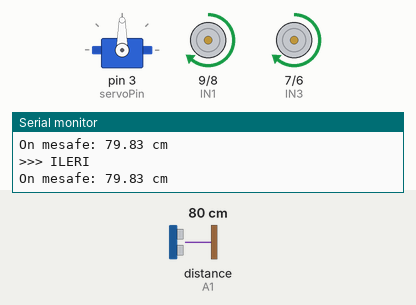
Simulated run of this sketch. Board: Arduino Uno, built with avr-gcc and run on an emulated ATmega328P. Shown: servo, motor-driver pin pairs drawn as motors (green arrow = first pin HIGH = forward, orange = second pin HIGH = backward, longer = more drive, scaled by the enable pin), the last lines printed to the serial monitor. Wiring (inferred from the names in the program): ultrasonic range finder: trigger A0; echo A1. The inputs (shaded band) are chosen by the test bench; at power-on: distance to the obstacle (sensor on A1) 80 cm. The echo pulse lasts 58.3 µs per cm.

Above: at 2.2 s.
2.3 s: distance to the obstacle (sensor on A1) set to 29 cm
3.8 s: distance to the obstacle (sensor on A1) set to 23 cm
At 5.52 s:
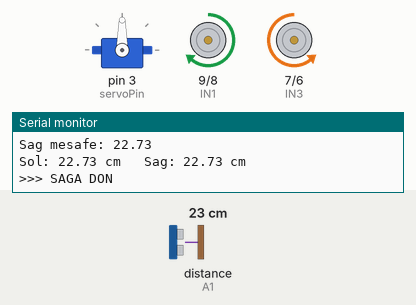
6.8 s: distance to the obstacle (sensor on A1) set to 2 cm
9.8 s: distance to the obstacle (sensor on A1) set to 60 cm
At 10.34 s:
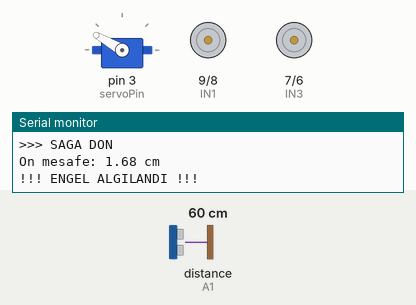
12.8 s: distance to the obstacle (sensor on A1) set to 4 cm
At 13.95 s:
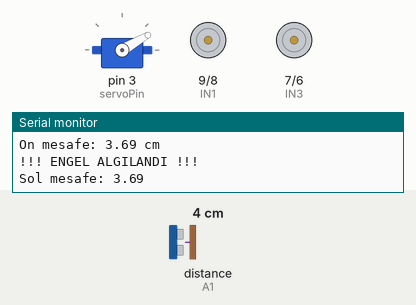
Timing chart, 0 to 16.8 s (numbered marks = the images above; inputs shaded):
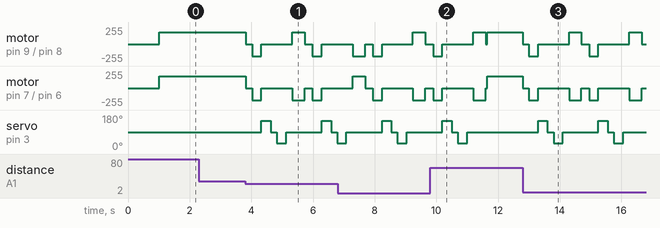

The sketch:

engelden_kacan_robot.ino
```cpp
/*
 * Engelden Kaçan Robot
 * Ultrasonik sensör ile engel algılama ve kaçınma
 *
 * Devre Bağlantısı:
 * HC-SR04 VCC -> 5V
 * HC-SR04 TRIG -> A0
 * HC-SR04 ECHO -> A1
 * HC-SR04 GND -> GND
 *
 * Servo (Radar):
 * Kahverengi -> GND
 * Kırmızı -> 5V
 * Turuncu -> Pin 3
 *
 * Motor A (Sol) - L298N:
 * ENA -> Pin 10 (PWM)
 * IN1 -> Pin 9
 * IN2 -> Pin 8
 *
 * Motor B (Sağ) - L298N:
 * ENB -> Pin 5 (PWM)
 * IN3 -> Pin 7
 * IN4 -> Pin 6
 */

#include <Servo.h>

// Ultrasonik sensör pinleri
const int trigPin = A0;
const int echoPin = A1;

// Servo (radar için)
Servo radar;
const int servoPin = 3;

// Motor A (Sol)
const int ENA = 10;
const int IN1 = 9;
const int IN2 = 8;

// Motor B (Sağ)
const int ENB = 5;
const int IN3 = 7;
const int IN4 = 6;

// Ayarlar
int hiz = 180;  // Motor hızı (0-255)
const int ESIK_MESAFE = 25;  // cm - bu mesafeden yakınsa engel var

void setup() {
  // Ultrasonik sensör
  pinMode(trigPin, OUTPUT);
  pinMode(echoPin, INPUT);

  // Servo
  radar.attach(servoPin);
  radar.write(90);  // İleri bak

  // Motor pinleri
  pinMode(ENA, OUTPUT);
  pinMode(IN1, OUTPUT);
  pinMode(IN2, OUTPUT);
  pinMode(ENB, OUTPUT);
  pinMode(IN3, OUTPUT);
  pinMode(IN4, OUTPUT);

  Serial.begin(9600);
  Serial.println("Engelden Kacan Robot");
  Serial.println("====================");

  delay(1000);  // Başlangıç gecikmesi
}

float mesafeOlc() {
  digitalWrite(trigPin, LOW);
  delayMicroseconds(2);
  digitalWrite(trigPin, HIGH);
  delayMicroseconds(10);
  digitalWrite(trigPin, LOW);

  long sure = pulseIn(echoPin, HIGH, 30000);
  return sure / 58.2;
}

void ileri() {
  digitalWrite(IN1, HIGH);
  digitalWrite(IN2, LOW);
  digitalWrite(IN3, HIGH);
  digitalWrite(IN4, LOW);
  analogWrite(ENA, hiz);
  analogWrite(ENB, hiz);
}

void geri() {
  digitalWrite(IN1, LOW);
  digitalWrite(IN2, HIGH);
  digitalWrite(IN3, LOW);
  digitalWrite(IN4, HIGH);
  analogWrite(ENA, hiz);
  analogWrite(ENB, hiz);
}

void sol() {
  digitalWrite(IN1, LOW);
  digitalWrite(IN2, HIGH);
  digitalWrite(IN3, HIGH);
  digitalWrite(IN4, LOW);
  analogWrite(ENA, hiz);
  analogWrite(ENB, hiz);
}

void sag() {
  digitalWrite(IN1, HIGH);
  digitalWrite(IN2, LOW);
  digitalWrite(IN3, LOW);
  digitalWrite(IN4, HIGH);
  analogWrite(ENA, hiz);
  analogWrite(ENB, hiz);
}

void dur() {
  analogWrite(ENA, 0);
  analogWrite(ENB, 0);
}

float sola_bak() {
  radar.write(150);
  delay(300);
  float mesafe = mesafeOlc();
  Serial.print("Sol mesafe: ");
  Serial.println(mesafe);
  radar.write(90);
  delay(200);
  return mesafe;
}

float saga_bak() {
  radar.write(30);
  delay(300);
  float mesafe = mesafeOlc();
  Serial.print("Sag mesafe: ");
  Serial.println(mesafe);
  radar.write(90);
  delay(200);
  return mesafe;
}

void loop() {
  float mesafe = mesafeOlc();

  Serial.print("On mesafe: ");
  Serial.print(mesafe);
  Serial.println(" cm");

  if (mesafe > ESIK_MESAFE || mesafe <= 0) {
    // Yol açık, ileri git
    ileri();
    Serial.println(">>> ILERI");
  } else {
    // Engel var!
    Serial.println("!!! ENGEL ALGILANDI !!!");

    // Dur
    dur();
    delay(200);

    // Biraz geri git
    geri();
    delay(300);
    dur();

    // Sol ve sağa bak
    float solMesafe = sola_bak();
    float sagMesafe = saga_bak();

    Serial.print("Sol: ");
    Serial.print(solMesafe);
    Serial.print(" cm\t Sag: ");
    Serial.print(sagMesafe);
    Serial.println(" cm");

    // Daha açık olan tarafa dön
    if (solMesafe > sagMesafe) {
      Serial.println(">>> SOLA DON");
      sol();
      delay(400);
    } else {
      Serial.println(">>> SAGA DON");
      sag();
      delay(400);
    }
    dur();
  }

  delay(50);
}
```

Measured:
- the behaviour switches between 26 and 25 cm on distance to the obstacle (sensor on A1) (found by bisection; images 0 and 1)
- after the input at 9.8 s, servo on pin 3 (servoPin): goes on until 11.0 s, then stays 90°
